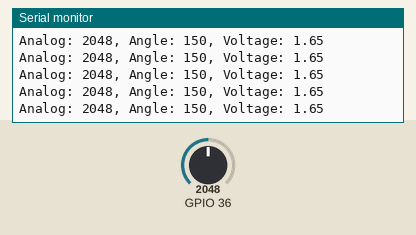
Recording of a sketch running on a simulated ESP32. Shown: the last lines printed to the serial monitor. The test bench sets the inputs (shaded band); at power-on: GPIO 36 = 2048.

Above: at 1.2 s.
1.3 s: GPIO 36 set to 1409
At 1.33 s:
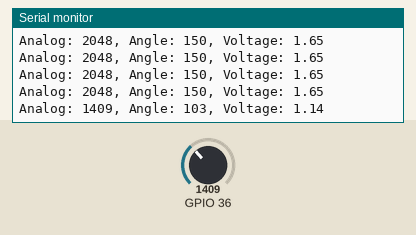
2.8 s: GPIO 36 set to 1327
At 2.83 s:
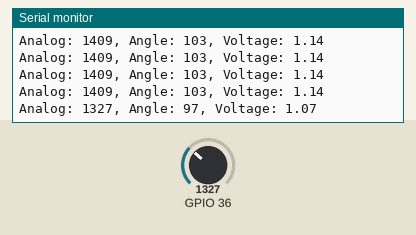
11.8 s: GPIO 36 set to 1058
At 11.8 s:
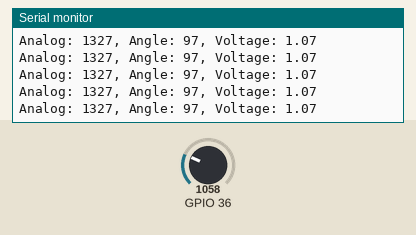
14.8 s: GPIO 36 set to 926
At 14.81 s:
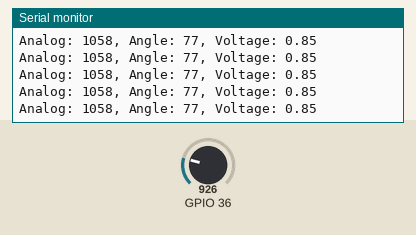
Timing chart, 0 to 17.8 s (numbered marks = the images above; inputs shaded):
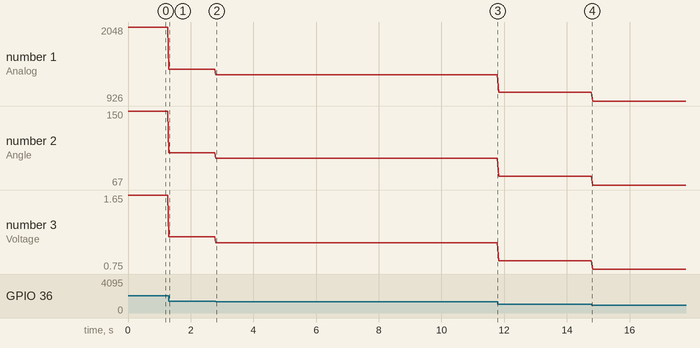

The sketch:

read_potentiometer_input.ino
```cpp
float floatMap(float x, float in_min, float in_max, float out_min, float out_max) {
  return x / (in_max - in_min) * (out_max - out_min) + out_min;
}

void setup() {
  // put your setup code here, to run once:
  Serial.begin(9600);
  analogSetAttenuation(ADC_11db);
}

void loop() {
  // put your main code here, to run repeatedly:
  int analog = analogRead(36);

  int angle = map(analog, 0, 4095, 0, 300);

  float voltage = floatMap(analog, 0, 4095, 0, 3.3);

  Serial.print("Analog: " + String(analog) + ", Angle: " + String(angle) + ", Voltage: " + String(voltage) + "\n");
}
```

Measured:
- after the input at 1.3 s, the serial monitor: prints a new line at once (image 1)
- after the input at 2.8 s, the serial monitor: prints a new line at once (image 2)
- plotted number 1: 2048 → 1409 after the input at 1.3 s, 1409 → 1327 after the input at 2.8 s, 1327 → 1058 after the input at 11.8 s, 1058 → 926 after the input at 14.8 s
- plotted number 2: 150 → 103 after the input at 1.3 s, 103 → 97 after the input at 2.8 s, 97 → 77 after the input at 11.8 s, 77 → 67 after the input at 14.8 s
- plotted number 3: 1.65 → 1.14 after the input at 1.3 s, 1.14 → 1.07 after the input at 2.8 s, 1.07 → 0.85 after the input at 11.8 s, 0.85 → 0.75 after the input at 14.8 s
